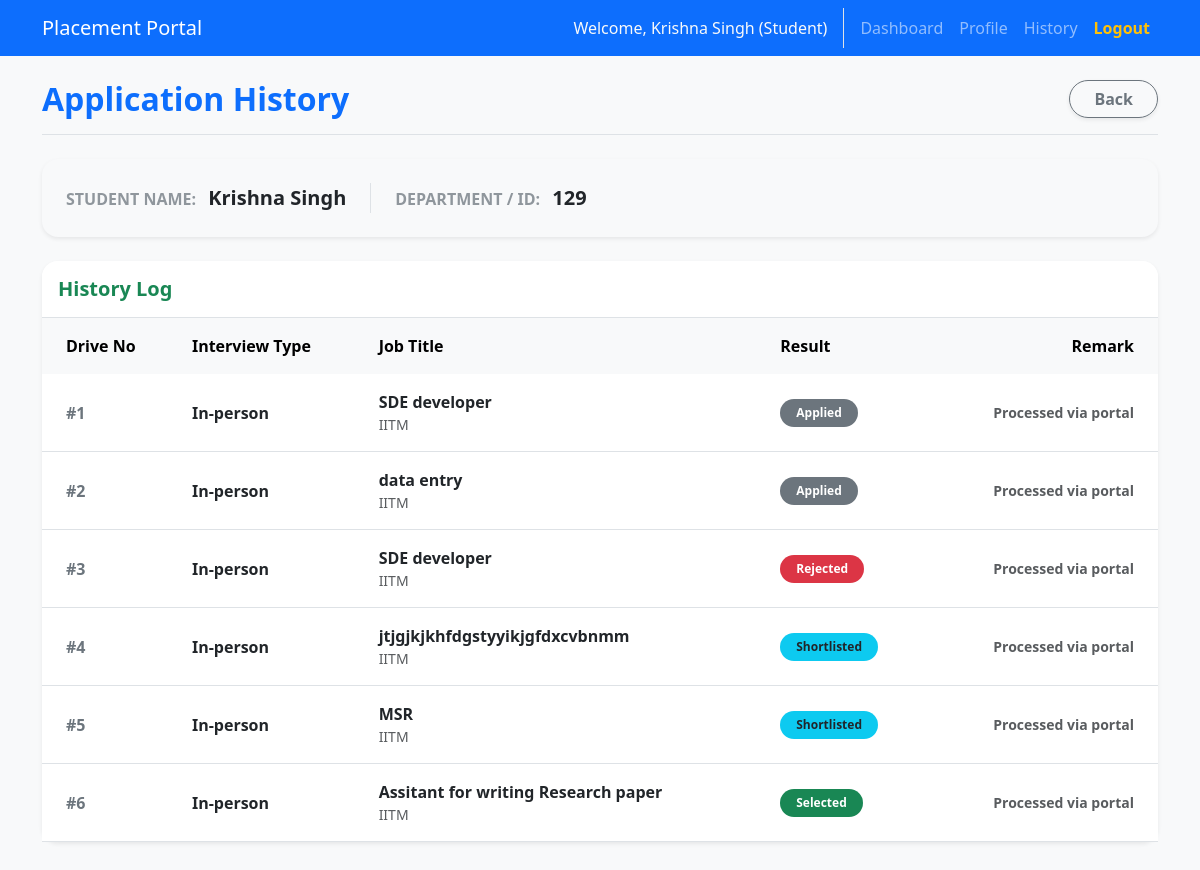
The page /student/history (signed in) on the database its author committed.
### app.py (models this page shows)
class UserMixin:
    is_authenticated = True

class User(db.Model, UserMixin):
    id = db.Column(db.Integer, primary_key=True)
    name = db.Column(db.String(100), nullable=False)
    email = db.Column(db.String(120), unique=True, nullable=False)
    password = db.Column(db.String(200), nullable=False)
    role = db.Column(db.String(20), nullable=False)
    is_active = db.Column(db.Boolean, default=True)

class StudentProfile(db.Model):
    id = db.Column(db.Integer, primary_key=True)
    user_id = db.Column(db.Integer, db.ForeignKey('user.id'), nullable=False)
    roll_no = db.Column(db.String(50), nullable=False, unique=True)
    contact_info = db.Column(db.String(100))
    linkedin_id = db.Column(db.String(100))
    skills = db.Column(db.Text)
    hobbies = db.Column(db.String(200))
    cgpa = db.Column(db.Float)
    institution_name = db.Column(db.String(200))
    education = db.Column(db.String(100))
    resume_file = db.Column(db.String(200)) # stores filename
    user = db.relationship('User', backref=db.backref('student_profile', uselist=False, cascade='all, delete-orphan'))

class Application(db.Model):
    id = db.Column(db.Integer, primary_key=True)
    student_user_id = db.Column(db.Integer, db.ForeignKey('user.id'), nullable=False)
    drive_id = db.Column(db.Integer, db.ForeignKey('placement_drive.id'), nullable=False)
    applied_date = db.Column(db.DateTime, default=datetime.utcnow)
    status = db.Column(db.String(20), default='Applied')
    student = db.relationship('User', backref=db.backref('applications', cascade='all, delete-orphan'))
    drive = db.relationship('PlacementDrive', backref=db.backref('applications', cascade='all, delete-orphan'))
    __table_args__ = (db.UniqueConstraint('student_user_id', 'drive_id', name='uq_student_drive'),)

class PlacementDrive(db.Model):
    id = db.Column(db.Integer, primary_key=True)
    salary = db.Column(db.Integer, default="Not to Disclose")
    location = db.Column(db.String(100),default="Remote")
    job_type = db.Column(db.String(50),default="Full-time")
    experience = db.Column(db.String(50),default="Fresher")
    company_user_id = db.Column(db.Integer, db.ForeignKey('user.id'), nullable=False)
    job_title = db.Column(db.String(100), nullable=False)
    description = db.Column(db.Text, nullable=False)
    eligibility = db.Column(db.String(200), nullable=False)
    deadline = db.Column(db.DateTime, nullable=False)
    status = db.Column(db.String(20), default='Pending')
    company = db.relationship('User', backref=db.backref('drives', cascade='all, delete-orphan'))

class CompanyProfile(db.Model):
    id = db.Column(db.Integer, primary_key=True)
    user_id = db.Column(db.Integer, db.ForeignKey('user.id'), nullable=False)
    company_name = db.Column(db.String(100), nullable=False)
    hr_contact = db.Column(db.String(100))
    contact_email = db.Column(db.String(120))
    contact_number = db.Column(db.String(50))
    hr_contact_number = db.Column(db.String(50))
    linkedin_id = db.Column(db.String(100))
    website = db.Column(db.String(200))
    about = db.Column(db.Text)
    approval_status = db.Column(db.String(20), default='Pending')
    user = db.relationship('User', backref=db.backref('company_profile', uselist=False, cascade='all, delete-orphan'))

### app.py (the view)
@app.route('/student/history')
@login_required
@student_required
def student_history():
    applications = Application.query.filter_by(student_user_id=current_user.id).all()
    return render_template('student_history.html', applications=applications)

### app.py (called while the page is built)
def get_current_user():
    if hasattr(g, 'user'): return g.user
    path = request.path
    role = None
    if path.startswith('/admin'): role = 'admin'
    elif path.startswith('/company'): role = 'company'
    elif path.startswith('/student'): role = 'student'
    if not role: role = session.get('active_role')
    user_id = session.get(f'{role}_id') if role else None
    if user_id:
        user = User.query.get(user_id)
        if user:
            g.user = user
            return user
    return DummyAnonymousUser()

def login_required(f):
    from functools import wraps
    @wraps(f)
    def decorated_function(*args, **kwargs):
        if not current_user.is_authenticated:
            flash('Please log in to continue.', 'warning')
            return redirect(url_for('login'))
        return f(*args, **kwargs)
    return decorated_function

@app.context_processor
def inject_user():
    return dict(current_user=current_user)

def student_required(f):
    from functools import wraps
    @wraps(f)
    def decorated_function(*args, **kwargs):
        if not current_user.is_authenticated:
            flash('Please log in to continue.', 'warning')
            return redirect(url_for('login'))
        if current_user.role != 'student':
            flash(f'Access Denied. You are currently logged in as a {current_user.role}.', 'danger')
            if current_user.role == 'admin': return redirect(url_for('admin_dashboard'))
            elif current_user.role == 'company': return redirect(url_for('company_dashboard'))
            return redirect(url_for('index'))
        return f(*args, **kwargs)
    return decorated_function

@app.before_request
def check_active():
    if current_user.is_authenticated and not current_user.is_active:
        logout_user()
        flash('Your account has been blacklisted or deactivated.', 'danger')
        return redirect(url_for('login'))

### templates/student_history.html
{% extends "base.html" %}
{% block content %}
<div class="d-flex justify-content-between align-items-center mb-4 pb-3 border-bottom">
    <h2 class="text-primary fw-bold mb-0">Application History</h2>
    <a href="{{ url_for('student_dashboard') }}" class="btn btn-outline-secondary fw-semibold rounded-pill px-4 shadow-sm">Back</a>
</div>
<div class="card shadow-sm border-0 mb-4 rounded-4 bg-light">
    <div class="card-body p-4 d-flex flex-wrap gap-4 align-items-center">
        <div><strong class="text-secondary opacity-75 text-uppercase">Student Name:</strong> <span class="text-dark fw-bold ms-2 fs-5">{{ current_user.name }}</span></div>
        <div class="border-start ps-4"><strong class="text-secondary opacity-75 text-uppercase">Department / ID:</strong> <span class="text-dark fw-bold ms-2 fs-5">{{ current_user.student_profile.roll_no }}</span></div>
    </div>
</div>
<div class="card shadow-sm border-0 rounded-4">
    <div class="card-header bg-white py-3 border-bottom rounded-top-4">
        <h5 class="mb-0 text-success fw-bold">History Log</h5>
    </div>
    <div class="card-body p-0">
        <div class="table-responsive">
            <table class="table table-hover table-borderless align-middle mb-0">
                <thead class="table-light text-muted">
                    <tr>
                        <th class="ps-4">Drive No</th>
                        <th>Interview Type</th>
                        <th>Job Title</th>
                        <th>Result</th>
                        <th class="pe-4 text-end">Remark</th>
                    </tr>
                </thead>
                <tbody>
                    {% for app in applications %}
                    <tr class="border-bottom">
                        <td class="ps-4 fw-bold text-secondary">#{{ app.drive.id }}</td>
                        <td class="text-dark fw-semibold">In-person</td>
                        <td class="fw-bold text-dark fs-6">{{ app.drive.job_title }} <span class="d-block small text-muted fw-normal">{{ app.drive.company.company_profile.company_name }}</span></td>
                        <td>
                            <span class="badge
                                {% if app.status == 'Selected' %}bg-success
                                {% elif app.status == 'Rejected' %}bg-danger
                                {% elif app.status == 'Shortlisted' %}bg-info text-dark
                                {% elif app.status == 'Applied' %}bg-secondary
                                {% else %}bg-secondary{% endif %} rounded-pill px-3 py-2">
                                {{ app.status }}
                            </span>
                        </td>
                        <td class="pe-4 text-muted small text-end fw-semibold">Processed via portal</td>
                    </tr>
                    {% else %}
                    <tr><td colspan="5" class="text-center py-5 text-muted fw-semibold fs-5">No application history found yet.</td></tr>
                    {% endfor %}
                </tbody>
            </table>
        </div>
    </div>
</div>
{% endblock %}

### templates/base.html (shortened to what this page needs)
<!DOCTYPE html>
<html lang="en">
<head>
    <link href="https://cdn.jsdelivr.net/npm/bootstrap@5.3.0/dist/css/bootstrap.min.css" rel="stylesheet">
    <link rel="stylesheet" href="{{ url_for('static', filename='style.css') }}">
</head>
<body>
    <nav class="navbar navbar-expand-lg navbar-dark bg-primary">
        <div class="container">
            <a class="navbar-brand" href="{{ url_for('index') }}">Placement Portal</a>
            <div class="collapse navbar-collapse" id="navbarNav">
                <ul class="navbar-nav ms-auto">
                    {% if current_user.is_authenticated %}
                        <li class="nav-item">
                            <span class="nav-link text-light border-end me-2 pe-3">Welcome, {{ current_user.name }} ({{ current_user.role|capitalize }})</span>
                        </li>
                        {% if current_user.role == 'admin' %}
                        <li class="nav-item"><a class="nav-link" href="{{ url_for('admin_dashboard') }}">Dashboard</a></li>
                        <li class="nav-item"><a class="nav-link" href="{{ url_for('admin_view_applications') }}">Applications</a></li>
                        {% elif current_user.role == 'company' %}
                        <li class="nav-item"><a class="nav-link" href="{{ url_for('company_dashboard') }}">Dashboard</a></li>
                        <li class="nav-item"><a class="nav-link" href="{{ url_for('company_profile') }}">Profile</a></li>
                        <li class="nav-item"><a class="nav-link" href="{{ url_for('create_drive') }}">Create Drive</a></li>
                        {% elif current_user.role == 'student' %}
                        <li class="nav-item"><a class="nav-link" href="{{ url_for('student_dashboard') }}">Dashboard</a></li>
                        <li class="nav-item"><a class="nav-link" href="{{ url_for('student_profile') }}">Profile</a></li>
                        <li class="nav-item"><a class="nav-link" href="{{ url_for('student_history') }}">History</a></li>
                        {% endif %}
                        <li class="nav-item"><a class="nav-link fw-bold text-warning" href="{{ url_for('logout') }}">Logout</a></li>
                    {% endif %}
                </ul>
            </div>
        </div>
    </nav>
    <div class="container mt-4 mb-5 pb-5">
        {% block content %}{% endblock %}
    </div>
</body>
</html>

### static/style.css (style rules this page uses)
body { background-color: #f8f9fa; font-family: 'Segoe UI', Tahoma, Geneva, Verdana, sans-serif; }
.card { transition: transform 0.2s ease-in-out, box-shadow 0.2s ease-in-out; }
.table > :not(caption) > * > * { padding: 1rem 0.75rem; }

### rows shown on the page
User: name "Krishna Singh", role "Student"
StudentProfile: student_profile.roll_no "129"
Application: drive.id "1", drive.job_title "SDE developer", drive.company.company_profile.company_name "IITM", status "Applied"
Application: drive.id "2", drive.job_title "data entry", drive.company.company_profile.company_name "IITM", status "Applied"
Application: drive.id "3", drive.job_title "SDE developer", drive.company.company_profile.company_name "IITM", status "Rejected"
Application: drive.id "4", drive.job_title "jtjgjkjkhfdgstyyikjgfdxcvbnmm", drive.company.company_profile.company_name "IITM", status "Shortlisted"
Application: drive.id "5", drive.job_title "MSR", drive.company.company_profile.company_name "IITM", status "Shortlisted"
Application: drive.id "6", drive.job_title "Assitant for writing Research paper", drive.company.company_profile.company_name "IITM", status "Selected"
